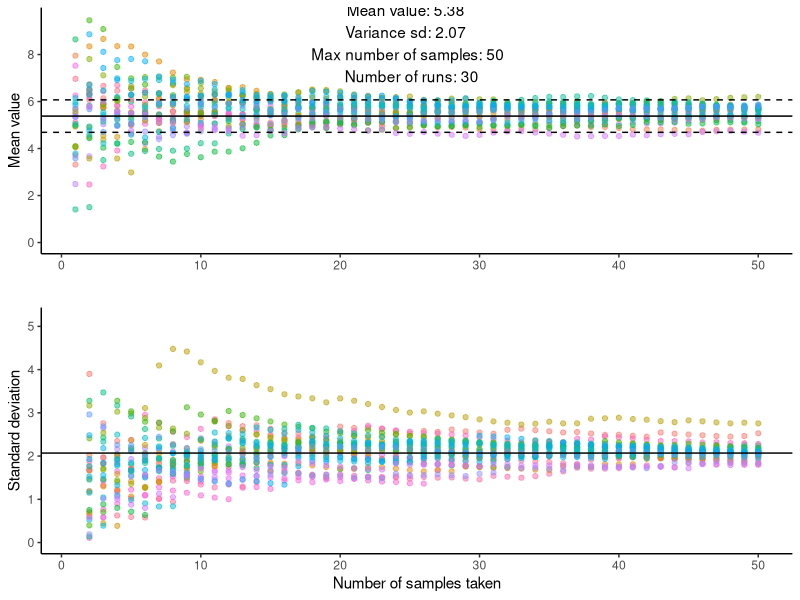
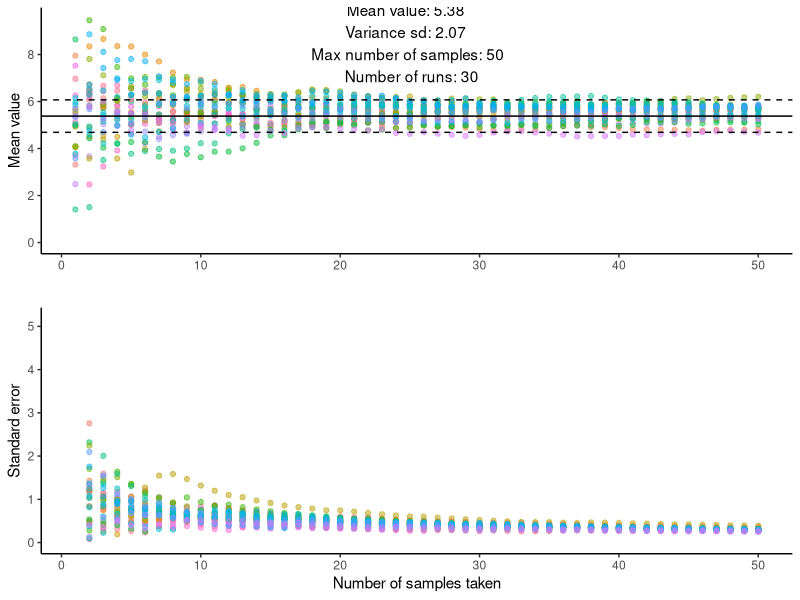
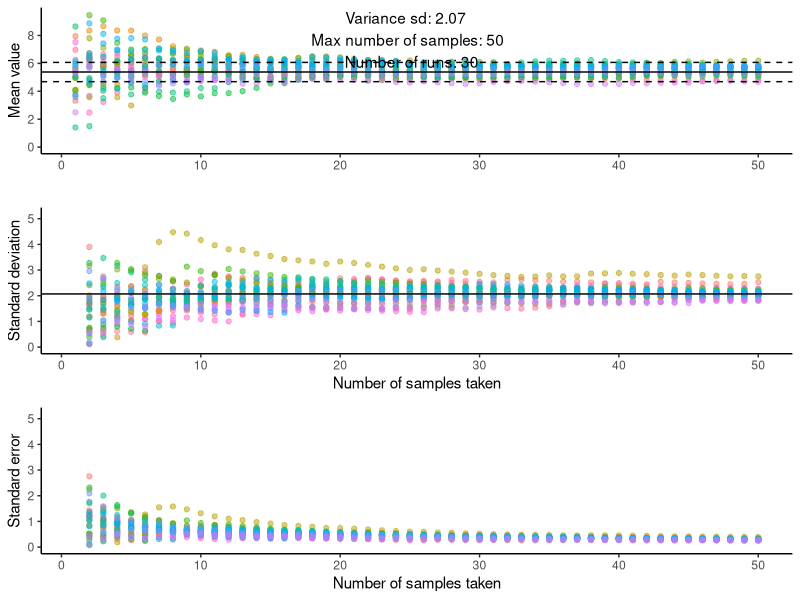

Here is the R script that generated these plots, in order:
library(tidyverse) # run install.packages('tidyverse') in the console if you don't have it installed
library(TTR)  #run install.packages('TTR') in the console if you don't have it installed
library(gridExtra)


# Imput settings ----------------------------------------------------------


Mean_average  <-5.38     #The average used in the model
Variance_sd <-2.07       #The sd used in the model
Number_of_samples <- 50  #The maximum number of samples
Number_of_runs <- 30    #Number of times to run the model
Number_of_samples_acctually_taken  <- NaN #The number of samples actually taken, adds a vertical line for them in the graph, remove it by setting it to NaN




# Defining dataframes -----------------------------------------------------


Raw_dataframe <- data.frame(matrix(0, ncol = Number_of_runs, nrow = Number_of_samples))  #Create a dataframe for the simulated data
Sliding_mean <-data.frame(matrix(0, ncol = Number_of_runs, nrow = Number_of_samples)) #Create a dataframe for the sliding average
Sliding_sd <-data.frame(matrix(0, ncol = Number_of_runs, nrow = Number_of_samples)) #Creating a dataframe for the slding sd, right now im not using the sd 



# Create mock data --------------------------------------------------------


for (i in 1:Number_of_samples) {
  
  
  Raw_dataframe[i,]<- rnorm(Number_of_runs, mean=Mean_average, sd=Variance_sd)  #Create the simulated data 100 tines for the length of the empty dataframe
  
  }




# Calculated sliding average ----------------------------------------------



for (i in 1:Number_of_runs) { 
  
  Sliding_mean[,i]  <- runMean(Raw_dataframe[,i], n=1, cumulative = TRUE) #Create the sliding mean, cumulative adds the new number each time, n determines when the firs value should be 
  Sliding_sd[,i] <- runSD(Raw_dataframe[,i], n=1, cumulative = TRUE) #same but for sd
  
}




# Reformat data for ggplot  -----------------------------------------------


data_long <- gather(Sliding_mean)  #this rearange the data to a format that can acctually be plotted
data_long$n_sample <- rep(1:Number_of_samples, times=Number_of_runs) # This adds the number of samples that is used for the average

data_long_sd <- gather(Sliding_sd)
data_long_sd$n_sample <- rep(1:Number_of_samples, times=Number_of_runs)
data_long_se <- data_long_sd
data_long_se$value <- data_long_se$value/sqrt(data_long_se$n_sample)



# Plotalot ----------------------------------------------------------------

#Plot average
Figure_a <- ggplot(data_long, aes(x=n_sample, y=value, color=key))+  #it is okay to get a error message that they removed rows equl to the number of runs (its becouse the first average is blank)
  geom_point(show.legend = FALSE, alpha=0.5)+
  geom_vline(aes(xintercept=Number_of_samples_acctually_taken), color="blue")+ #Enable this line and set the value of samples used to show that on the graph 
  geom_hline(aes(yintercept=Mean_average))+
  geom_hline(aes(yintercept=Mean_average-(Variance_sd/3)), linetype="dashed")+  ##The errorbars are 1/3 of sd, to line up with the final derivation, might want to change that
  geom_hline(aes(yintercept=Mean_average+(Variance_sd/3)),linetype="dashed")+
  scale_y_continuous(limits = c(0,Mean_average+Variance_sd*2), n.breaks = 7)+
  xlab(" ")+
  ylab("Mean value")+
  theme_classic()+
  annotate("text", x = Number_of_samples/2, y = Mean_average+Variance_sd*1.5, label = paste("Mean value:",Mean_average,  #This adds the values assigned as the settings for the model, the paste comand ties it together
                                                                                         "\ \nVariance sd:", Variance_sd, #\ \n in a string makes a new row, note the spaces between \ \!
                                                                                         "\ \n Max number of samples:", Number_of_samples,
                                                                                         "\ \n Number of runs:", Number_of_runs))
  

#Plot sd

Figure_sd <- ggplot(data_long_sd, aes(x=n_sample, y=value, color=key))+  #it is okay to get a error message that they removed rows equl to the number of runs (its becouse the first average is blank)
  geom_point(show.legend = FALSE, alpha=0.5)+
  geom_vline(aes(xintercept=Number_of_samples_acctually_taken), color="blue")+ #Enable this line and set the value of samples used to show that on the graph 
  geom_hline(aes(yintercept=Variance_sd))+
  scale_y_continuous(limits = c(0,Variance_sd*2.5), n.breaks = 7)+
  xlab("Number of samples taken")+
  ylab("Standard deviation")+
  theme_classic()


#Plot se
Figure_se <- ggplot(data_long_se, aes(x=n_sample, y=value, color=key))+  #it is okay to get a error message that they removed rows equl to the number of runs (its becouse the first average is blank)
  geom_point(show.legend = FALSE, alpha=0.5)+
  geom_vline(aes(xintercept=Number_of_samples_acctually_taken), color="blue")+ #Enable this line and set the value of samples used to show that on the graph 
  #geom_hline(aes(yintercept=Variance_sd))+
  scale_y_continuous(limits = c(0,Variance_sd*2.5), n.breaks = 7)+
  xlab("Number of samples taken")+
  ylab("Standard error")+
  theme_classic()

#Show them both in one figure
Figure_average_sd <- grid.arrange(Figure_a,Figure_sd)
Figure_average_se <- grid.arrange(Figure_a,Figure_se)
Figure_average_sd_se <- grid.arrange(Figure_a,Figure_sd, Figure_se)

#Lugol_stats <- data.frame("Experiment"= c("EXP","STAT","LSTAT_NH4", "LSTAT_NO3"), "Mean_c_length" = c(5.3807, 3.8943, NaN, NaN), "Variance_c_length" = c(2.0677, 1.6253,NaN,NaN))
